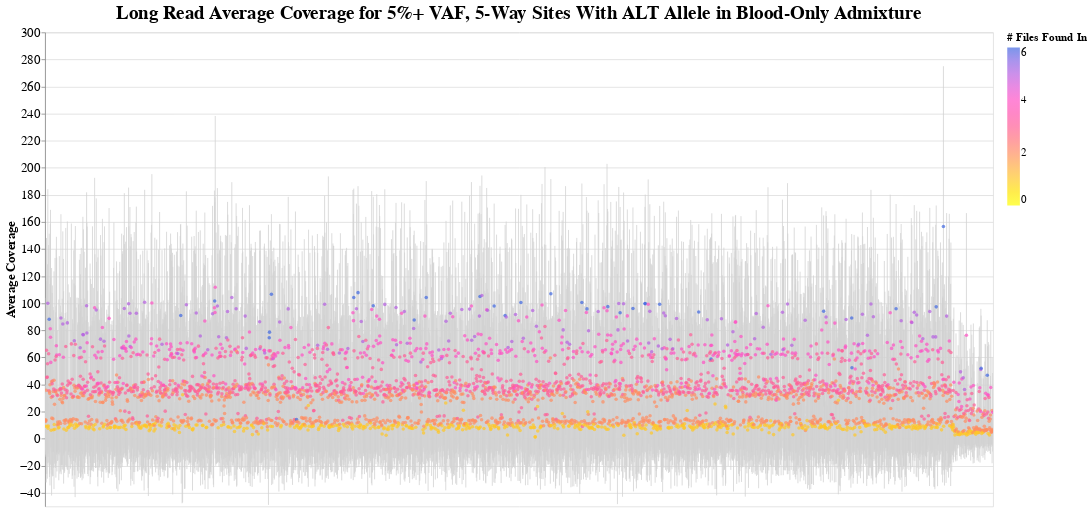

The notebook cell saved with this chart:
### Code cell
# Load data from TSV file
data = pd.read_csv('/Users/genetics/Documents/code/altair/colo829/long_reads/temp_variant_summary.tsv', sep='\t')
data = data.apply(pd.to_numeric, errors='ignore')  # Convert numeric columns to appropriate types

# Error bounds
data['lower_bound'] = data['avg_coverage'] - data['stddev_coverage']
data['upper_bound'] = data['avg_coverage'] + data['stddev_coverage']

# Define color scale (adjust to your needs) 
color_scale = alt.Scale(
    domain=[0, 6],  # Adjust this range based on your data
    range=['yellow', 'royalblue']
)

error_bars = alt.Chart(data).mark_errorbar(clip=True, color='lightgray').encode(
    x=alt.X('variant_id:N', title='Variant ID', axis=None),
    y=alt.Y('lower_bound:Q', title='Average Coverage'),
    y2=alt.Y2('upper_bound:Q', title='Average Coverage'),
)

# Create points with error bars
points = alt.Chart(data).mark_point(filled=True, size=20, clip=True).encode(
    x=alt.X('variant_id:N', title='Variant ID', axis=None),
    y=alt.Y('avg_coverage:Q', title='Average Coverage'),
    color=alt.Color('num_samples_found:Q', scale=color_scale, legend=alt.Legend(title='# Files Found In')),
    tooltip=['variant_id', 'avg_coverage', 'stddev_coverage', 'num_samples_found']
)

# Combine layers
chart =  error_bars + points

chart = chart.properties(
    width=1200,
    height=600,
    title='Long Read Average Coverage for 5%+ VAF, 5-Way Sites With ALT Allele in Blood-Only Admixture'
).configure_title(fontSize=24).configure_axis(labelFontSize=16, titleFontSize=16).configure_legend(labelFontSize=14, titleFontSize=14)

chart

### Figure 1 — Vega-Lite specification as saved in the notebook (floating-point values rounded to 4 significant figures; data arrays with more than 128 entries replaced by an {"elided": "..."} marker saying what was removed)
{"config": {"view": {"continuousWidth": 300, "continuousHeight": 300}, "axis": {"labelFontSize": 16, "titleFontSize": 16}, "legend": {"labelFontSize": 14, "titleFontSize": 14}, "title": {"fontSize": 24}}, "layer": [{"mark": {"type": "errorbar", "clip": true, "color": "lightgray"}, "encoding": {"x": {"axis": null, "field": "variant_id", "title": "Variant ID", "type": "nominal"}, "y": {"field": "lower_bound", "title": "Average Coverage", "type": "quantitative"}, "y2": {"field": "upper_bound", "title": "Average Coverage"}}}, {"mark": {"type": "point", "clip": true, "filled": true, "size": 20}, "encoding": {"color": {"field": "num_samples_found", "legend": {"title": "# Files Found In"}, "scale": {"domain": [0, 6], "range": ["yellow", "royalblue"]}, "type": "quantitative"}, "tooltip": [{"field": "variant_id", "type": "nominal"}, {"field": "avg_coverage", "type": "quantitative"}, {"field": "stddev_coverage", "type": "quantitative"}, {"field": "num_samples_found", "type": "quantitative"}], "x": {"axis": null, "field": "variant_id", "title": "Variant ID", "type": "nominal"}, "y": {"field": "avg_coverage", "title": "Average Coverage", "type": "quantitative"}}}], "data": {"name": "data-d35159f3634812416221695f368d296a"}, "height": 600, "title": "Long Read Average Coverage for 5%+ VAF, 5-Way Sites With ALT Allele in Blood-Only Admixture", "width": 1200, "$schema": "https://vega.github.io/schema/vega-lite/v5.20.1.json", "datasets": {"data-d35159f3634812416221695f368d296a": {"elided": "3545 records"}}}
